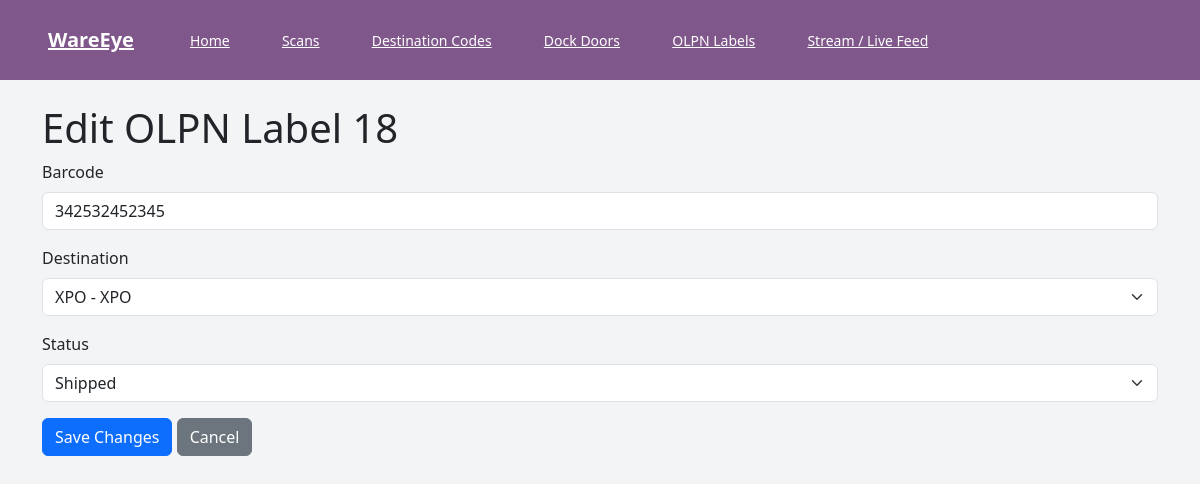
The page /facility/olpn-labels/18/edit on the database as committed earlier.
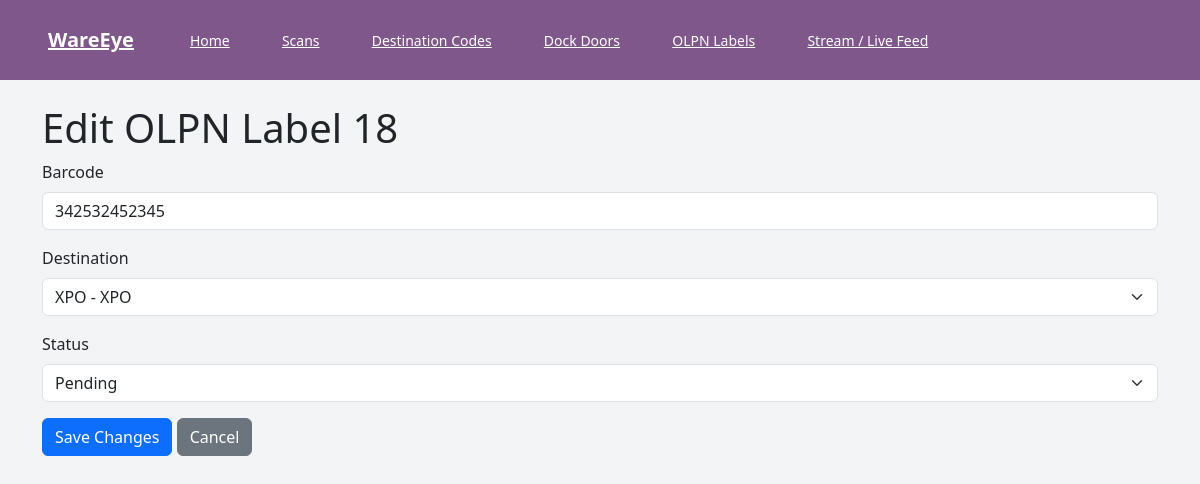
The same page on the database as committed later.
### models.py (models this page shows, shortened)
class OLPNLabel(db.Model):
    __tablename__ = "olpn_labels"
    id = db.Column(db.Integer, primary_key=True)
    barcode = db.Column(db.String, nullable=False, unique=True, index=True)
    destination_code_id = db.Column(
        db.Integer, db.ForeignKey("destination_codes.id"), nullable=False
    )
    status = db.Column(db.String(16), nullable=False, default="pending")
    created_at = db.Column(db.DateTime, nullable=False, default=datetime.utcnow)
    updated_at = db.Column(
        db.DateTime, nullable=False, default=datetime.utcnow, onupdate=datetime.utcnow
    )
    destination = db.relationship("DestinationCode")

class DestinationCode(db.Model):
    __tablename__ = "destination_codes"
    id = db.Column(db.Integer, primary_key=True)
    code = db.Column(db.String(8), nullable=False, unique=True)
    name = db.Column(db.String(64), nullable=False)

### facility_routes.py (the view, shortened to what this page needs)
@facility_bp.route("/olpn-labels/<int:label_id>/edit", methods=["GET", "POST"])
def edit_olpn_label(label_id: int):
    label = OLPNLabel.query.get_or_404(label_id)
    codes = DestinationCode.query.order_by(DestinationCode.code).all()
    return render_template("facility/olpn_label_edit.html", label=label, codes=codes)

### templates/facility/olpn_label_edit.html
{% extends 'base.html' %}
{% block content %}
<h1>Edit OLPN Label {{ label.id }}</h1>
<form method="post">
  <div class="mb-3">
    <label class="form-label">Barcode</label>
    <input type="text" name="barcode" class="form-control" value="{{ label.barcode }}" required>
  </div>
  <div class="mb-3">
    <label class="form-label">Destination</label>
    <select name="destination_code_id" class="form-select" required>
      {% for code in codes %}
      <option value="{{ code.id }}" {% if label.destination_code_id == code.id %}selected{% endif %}>{{ code.code }} - {{ code.name }}</option>
      {% endfor %}
    </select>
  </div>
  <div class="mb-3">
    <label class="form-label">Status</label>
    <select name="status" class="form-select" required>
      <option value="pending" {% if label.status == 'pending' %}selected{% endif %}>Pending</option>
      <option value="shipped" {% if label.status == 'shipped' %}selected{% endif %}>Shipped</option>
    </select>
  </div>
  <button type="submit" class="btn btn-primary">Save Changes</button>
  <a href="{{ url_for('facility.list_olpn_labels') }}" class="btn btn-secondary">Cancel</a>
</form>
{% endblock %}

Rows that differ between the two databases and show on the page:
changed OLPNLabel "XPO - XPO": status "Shipped" → "Pending"
